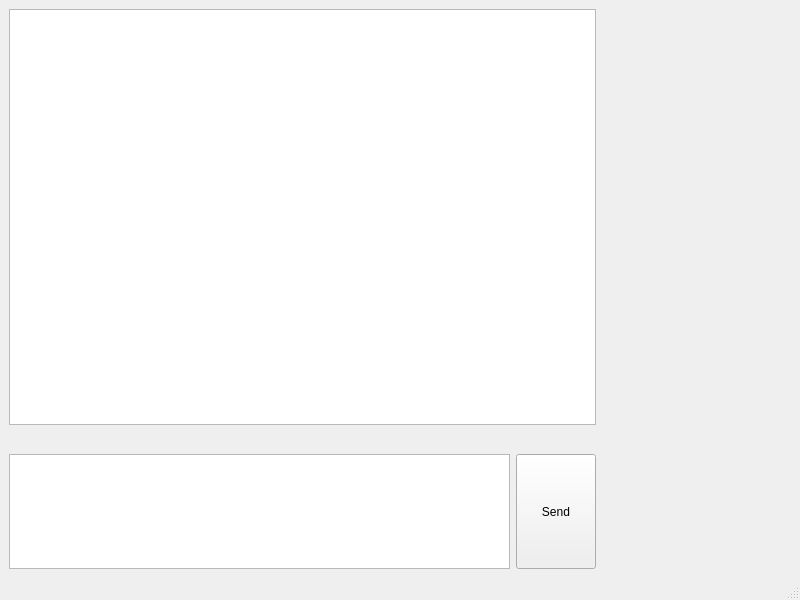
<?xml version="1.0" encoding="UTF-8"?>
<ui version="4.0">
 <class>MainWindow</class>
 <widget class="QMainWindow" name="MainWindow">
  <property name="geometry">
   <rect>
    <x>0</x>
    <y>0</y>
    <width>800</width>
    <height>600</height>
   </rect>
  </property>
  <property name="windowTitle">
   <string>MainWindow</string>
  </property>
  <widget class="QWidget" name="centralwidget">
   <layout class="QHBoxLayout" name="horizontalLayout_2">
    <item>
     <layout class="QHBoxLayout" name="horizontalLayout" stretch="3,1">
      <item>
       <layout class="QVBoxLayout" name="verticalLayout" stretch="3,1">
        <item>
         <widget class="QTextEdit" name="msgListBox"/>
        </item>
        <item>
         <layout class="QVBoxLayout" name="verticalLayout_3" stretch="1,5">
          <item>
           <layout class="QHBoxLayout" name="horizontalLayout_4"/>
          </item>
          <item>
           <layout class="QHBoxLayout" name="horizontalLayout_3">
            <item>
             <widget class="QTextEdit" name="textSendingBox"/>
            </item>
            <item>
             <widget class="QPushButton" name="sendBtn">
              <property name="sizePolicy">
               <sizepolicy hsizetype="Minimum" vsizetype="Expanding">
                <horstretch>0</horstretch>
                <verstretch>0</verstretch>
               </sizepolicy>
              </property>
              <property name="text">
               <string>Send</string>
              </property>
             </widget>
            </item>
           </layout>
          </item>
         </layout>
        </item>
       </layout>
      </item>
      <item>
       <layout class="QVBoxLayout" name="verticalLayout_2"/>
      </item>
     </layout>
    </item>
   </layout>
  </widget>
  <widget class="QMenuBar" name="menubar">
   <property name="geometry">
    <rect>
     <x>0</x>
     <y>0</y>
     <width>800</width>
     <height>22</height>
    </rect>
   </property>
  </widget>
  <widget class="QStatusBar" name="statusbar"/>
 </widget>
 <resources/>
 <connections/>
</ui>
